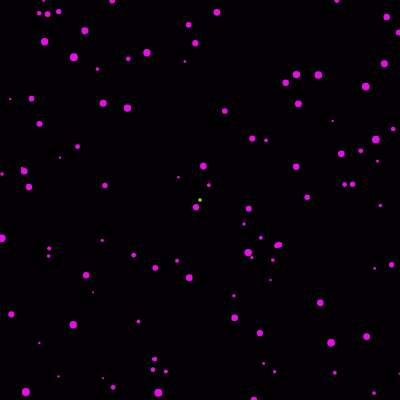
Frame 1 (no input)
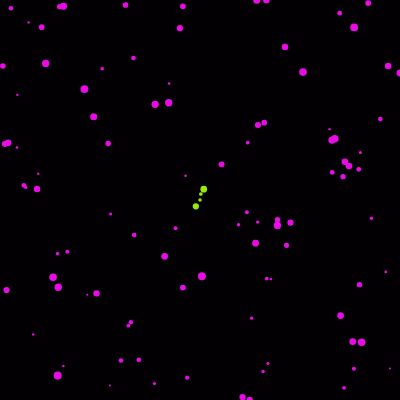
Frame 60 (no input)
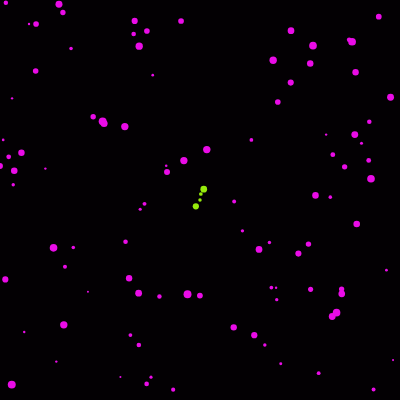
Frame 120 (the mouse pressed at the canvas centre since frame 60)

The p5.js sketch that drew these frames (run headless with seeded random() and noise() and a simulated clock; from frame 60 on, the mouse is pressed at the canvas centre):

// p5.js sketch
// ── sketch.js
//Jacob Kohl
//DLA
//April 25, 2018

/* A brief description of what the program is */

let walkers = []; 
let static = [];
let newStatic;

function setup() {
    createCanvas(400, 400);

    for(let i = 0; i < 100; i++){
        walkers.push(new Walker(random(width), random(height)));
    }

    let seed = new Walker(width/2, height/2);
    seed.static = true;
    static.push(seed);
}

function draw() {
    background(3, 0, 3);

    for (let w of walkers){
        w.show();
        w.move();
        for(let s of static){
            w.checkCollision(s)
        }
    }

    newStatic = walkers.filter(w => w.static);
    walkers = walkers.filter(w => !w.static);

    for(eachNew of newStatic) static.push(eachNew);

    for(s of static){
        s.show();
    }
}

class Walker{
    constructor(x,y){
        this.x = x;
        this.y = y;
        this.r = random(2,8);
        this.static = false;
    }

    move(){
        this.x += random(-this.r,this.r);
        this.y += random(-this.r,this.r);

        if(this.x < 0) this.x = 0;
        if(this.y < 0) this.y = 0;

        if(this.x > width) this.x = width;
        if(this.y > height) this.y = height;
    }

    show(){
        if(this.static){
            fill(150, 234, 12); 
        } else {
            fill(234, 12, 231)
        }
            
    
        noStroke();
        ellipse(this.x, this.y, this.r)
    }

    checkCollision(staticWalker){
        let d = dist(this.x, this.y, staticWalker.x, staticWalker.y);
        let sumOfRadii = this.r + staticWalker.r;

        if(d <= sumOfRadii){
            this.static = true;
        }
    }
}
